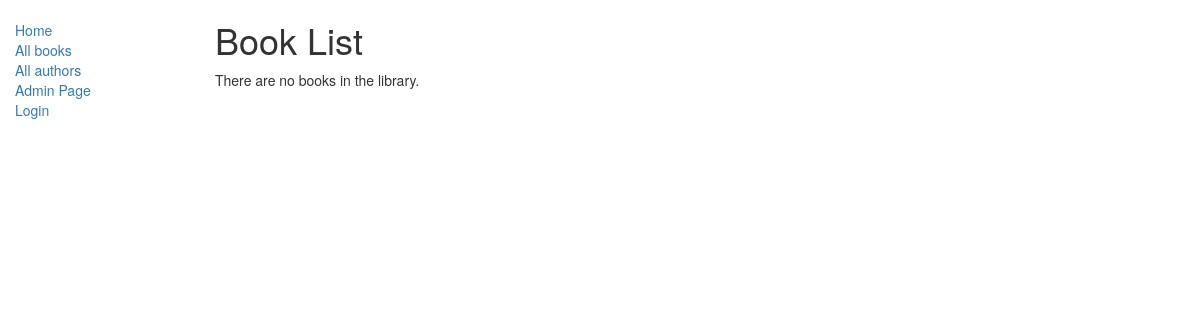
/catalog/books/, run on an earlier commit of the app's database.
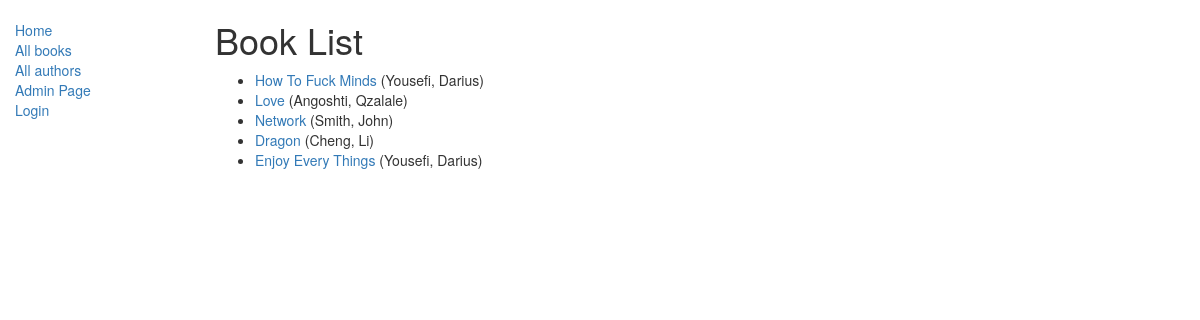
And on a later commit of the database.
### catalog/models.py (models this page shows, shortened)
class Book(models.Model):
    title = models.CharField(max_length=200)
    author = models.ForeignKey('Author', on_delete=models.SET_NULL, null=True)
    summary = models.TextField(max_length=1000, help_text="Enter a brief description of the book")
    isbn = models.CharField('ISBN',max_length=13, help_text='13 Character <a href="https://www.isbn-international.org/content/what-isbn">ISBN number</a>')
    genre = models.ManyToManyField('Genre', help_text="Select a genre for this book")
    def get_absolute_url(self):
        return reverse('catalog:book-detail', args=[str(self.id)])
    def display_genre(self):
        """
        Creates a string for the Genre. This is required to display genre in Admin.
        """
        return ', '.join([ genre.name for genre in self.genre.all()])
    display_genre.short_description = 'Genre'

class Author(models.Model):
    first_name = models.CharField(max_length=100)
    last_name = models.CharField(max_length=100)
    date_of_birth = models.DateField(null=True, blank=True)
    date_of_death = models.DateField('Died', null=True, blank=True)
    def __str__(self):
        return '%s, %s' % (self.last_name, self.first_name)

### catalog/views.py (the view)
class BookListView(generic.ListView):
    model= models.Book
    template_name= "catalog/book_list.html"

### catalog/templates/catalog/book_list.html
{% extends "catalog/base_generic.html" %}
{% block content %}
    <h1>Book List</h1>
    {% if book_list %}
    <ul>
      {% for book in book_list %}
      <li>
        <a href="{{ book.get_absolute_url }}">{{ book.title }}</a> ({{book.author}})
      </li>
      {% endfor %}
    </ul>
    {% else %}
      <p>There are no books in the library.</p>
    {% endif %}
{% endblock %}

### catalog/templates/catalog/base_generic.html (shortened to what this page needs)
<!DOCTYPE html>
<html lang="en">
<head>
  <link rel="stylesheet" href="https://maxcdn.bootstrapcdn.com/bootstrap/3.3.7/css/bootstrap.min.css">
  {% load static %}
  <link rel="stylesheet" href="{% static 'catalog/styles.css' %}">
</head>
<body>
  <div class="container-fluid">
    <div class="row">
      <div class="col-sm-2">
      {% block sidebar %}
      <ul class="sidebar-nav">
          <li><a href="{% url 'catalog:index' %}">Home</a></li>
          <li><a href="{% url 'catalog:books'%}">All books</a></li>
          <li><a href="{% url 'catalog:authors'%}">All authors</a></li>
          <li><a href="/admin/">Admin Page</a></li>
          {% if user.is_authenticated %}
              <li>User: {{ user.get_username }}</li>
              <li><a href="{% url 'catalog:my-borrowed' %}">My Borrowed</a></li>
              <li><a href="{% url 'logout'%}?next={{request.path}}">Logout</a></li>
          {% else %}
              <li><a href="{% url 'login'%}?next={{request.path}}">Login</a></li>
          {% endif %}
      </ul>
     {% endblock %}
      </div>
      <div class="col-sm-10 ">
      {% block content %}{% endblock %}
      </div>
    </div>
  </div>
</body>
</html>

### catalog/static/catalog/styles.css (style rules this page uses)
.sidebar-nav { margin-top: 20px; padding: 0; list-style: none; }

What changed in the data, as far as the page shows it:
added Book: title "How To Fuck Minds", author "Yousefi, Darius"
added Book: title "Love", author "Angoshti, Qzalale"
added Book: title "Network", author "Smith, John"
added Book: title "Dragon", author "Cheng, Li"
added Book: title "Enjoy Every Things", author "Yousefi, Darius"
Also different on the page:
text no longer shown: "There are no books in the library."
